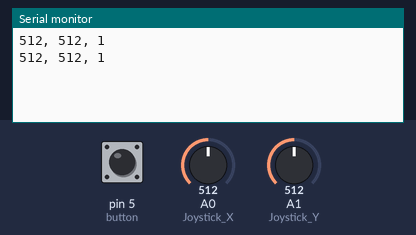
This sketch was run on a simulated Arduino Uno, built with avr-gcc and run on an emulated ATmega328P. Shown: the last lines printed to the serial monitor. The inputs (shaded band) are chosen by the test bench; at power-on: A0 (Joystick_X) = 512, A1 (Joystick_Y) = 512, pin 5 (button) HIGH.

Above: at 1.8 s.
1.9 s: A0 (Joystick_X) set to 716
At 2.8 s:
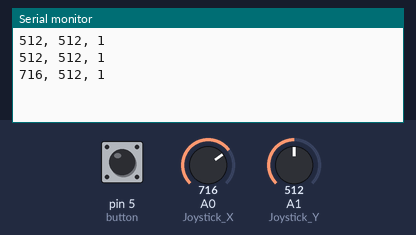
3.4 s: A1 (Joystick_Y) set to 716
At 4.7 s:
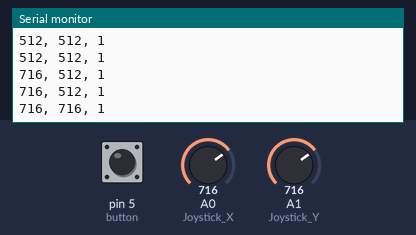
4.9 s: pin 5 (button) pulled LOW for 1.2 s
At 5.6 s:
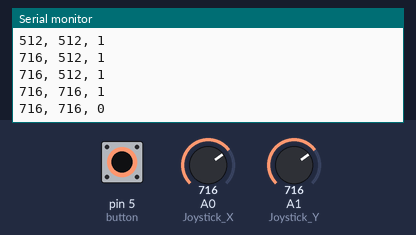
7.6 s: A0 (Joystick_X) set to 900
At 8.8 s:
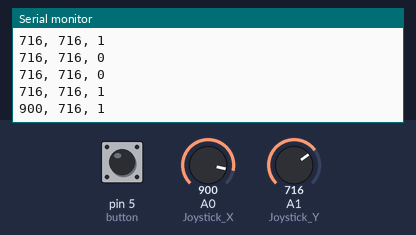
9.1 s: A1 (Joystick_Y) set to 900
At 9.1 s:
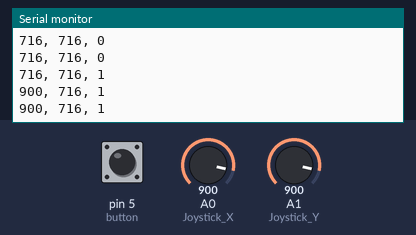
10.6 s: pin 5 (button) pulled LOW for 1.2 s
At 11.5 s:
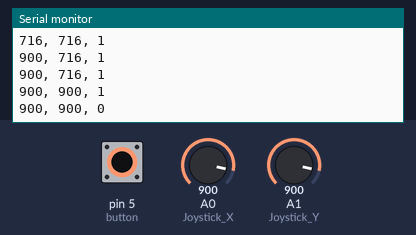
Timing chart, 0 to 13.6 s (numbered marks = the images above; inputs shaded):
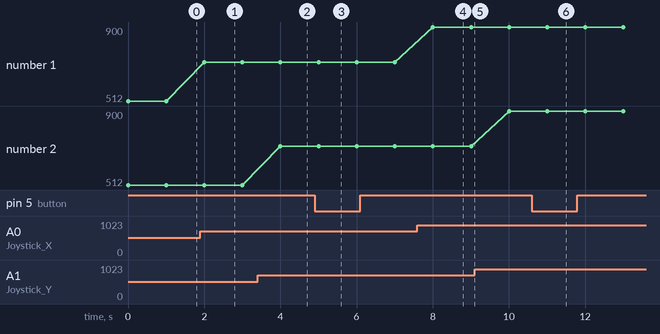

Measured:
- after the input at 1.9 s, the serial monitor: prints a new line after 0.10 s (image 1)
- after the input at 3.4 s, the serial monitor: prints a new line after 0.60 s (image 2)
- after the input at 4.9 s, the serial monitor: prints a new line after 0.10 s (image 3)
- after the input at 7.6 s, the serial monitor: prints a new line after 0.41 s (image 4)
- after the input at 10.6 s, the serial monitor: prints a new line after 0.41 s (image 6)
- plotted number 1: 512 → 716 after the input at 1.9 s, 716 → 900 after the input at 7.6 s

The sketch:

joystick.ino
```cpp
int Joystick_X = 0;
int Joystick_Y = 1;
int button = 5;
void setup()
{
  pinMode(Joystick_X, INPUT);
  pinMode(Joystick_Y, INPUT);
  pinMode(button, INPUT_PULLUP);
  Serial.begin(9600);
}
void loop()
{
  int x, y, z;
  x = analogRead(Joystick_X);
  y = analogRead(Joystick_Y);
  z = digitalRead(button);
  Serial.print(x, DEC);
  Serial.print(", ");
  Serial.print(y, DEC);
  Serial.print(", ");
  Serial.println(z, DEC);
  delay(1000);
}
```
